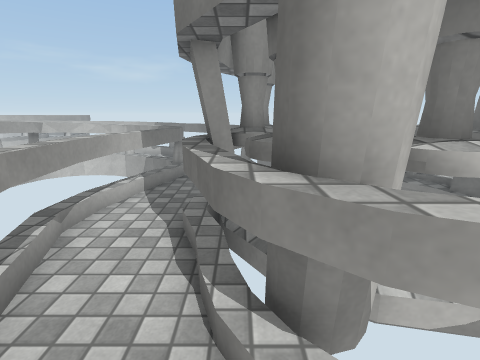
[1] (above)

17 first-person views from a walk through a scene from a Unity 3-D project. The camera is 1.5 m above the floor, tilts 14° down and sees 85° across. The floor is counted in squares, 0.5 m on a side. Each view is taken from the middle of a square. On the plan, view 1 faces up. The plan holds only what a view shows up to about 19 squares ahead; the rest is blank. The place goes on beyond the plan. Surface patterns are stand-ins for the level's own textures.

[2]
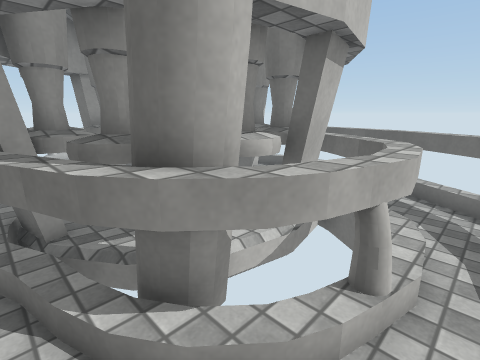

[3]
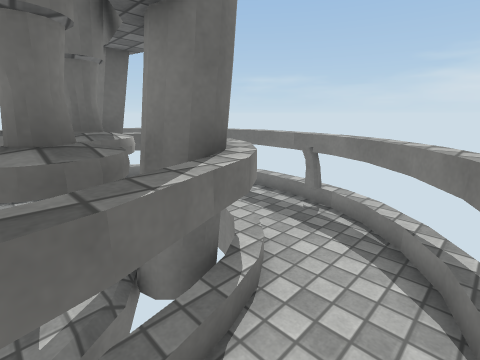

[4]
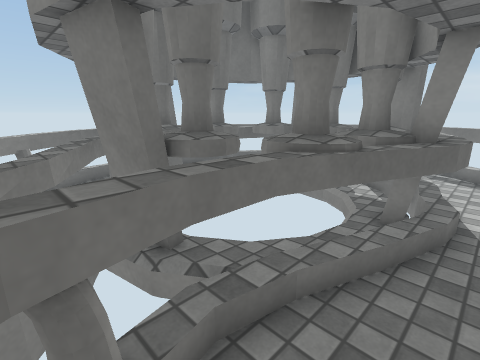

[5]
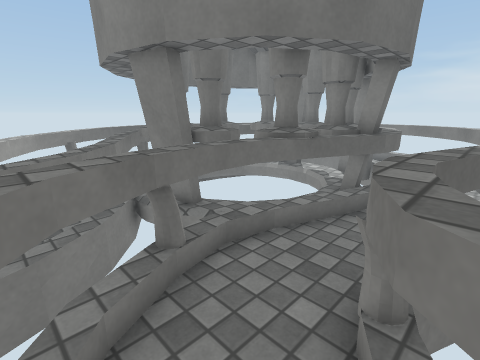

[6]
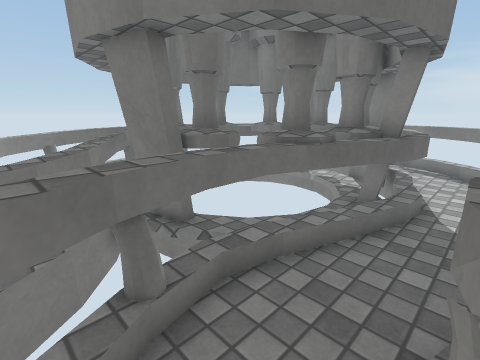

[7]
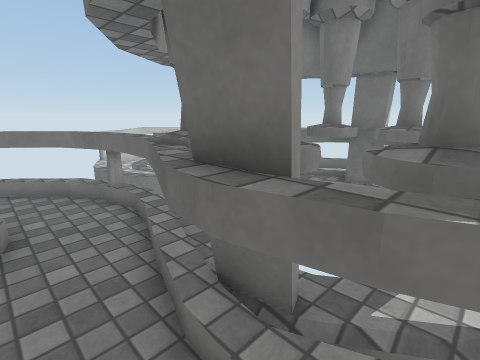

[8]
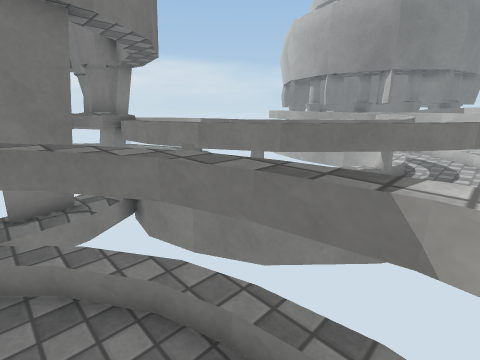

[9]
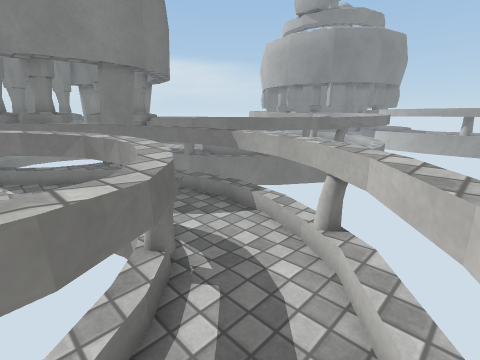

[10]
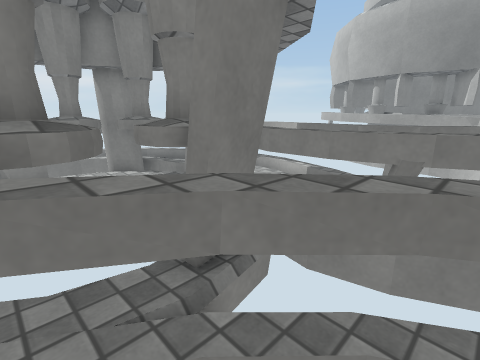

[11]
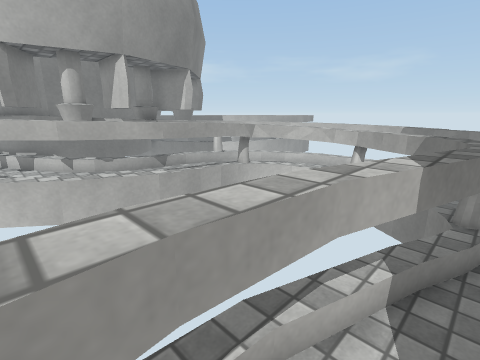

[12]
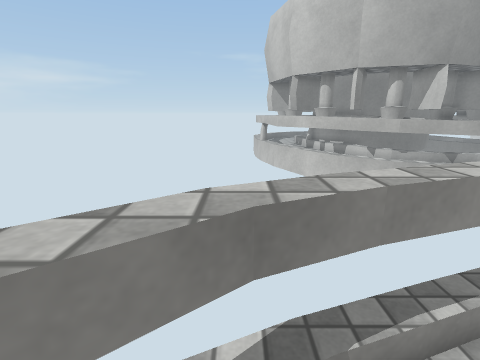

[13]
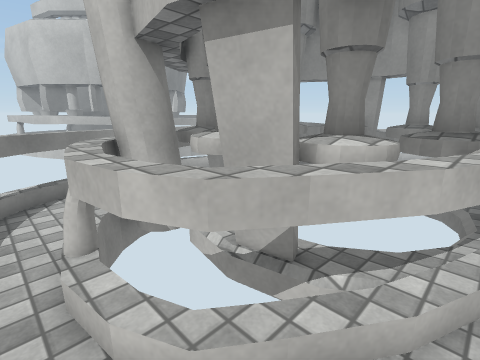

[14]
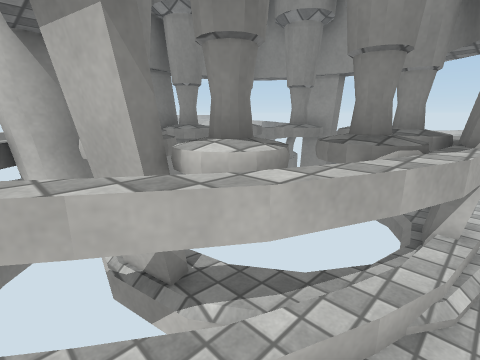

[15]
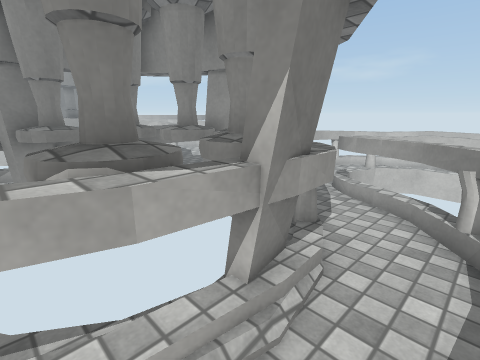

[16]
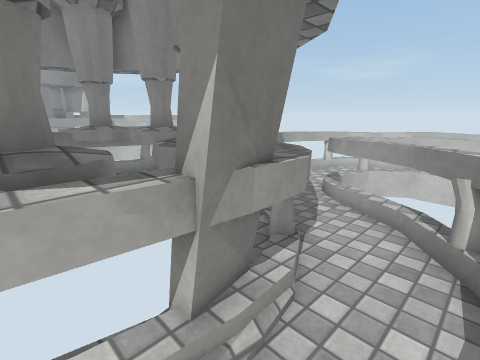

[17]
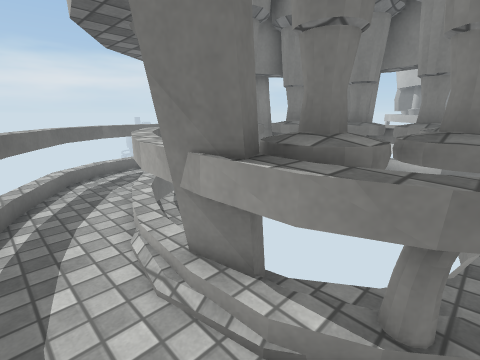

### Floor plan
Key: @ floor where view 1 was taken; # wall or solid block; x gap in a wall; . main floor; : floor 0.25 m higher than the main floor; - floor 0.25 m lower than the main floor; = window, fence, low wall or low ledge; ^ raised ledge.
Columns run from 15 left of view 1 to 12 right of it. Each row starts with its distance up from view 1.
 27                      ####=
 26                    ### -
 25                   ##--
 24                  ##---##^^
 23                  ##--#####
 22                   --###
 21                  ^--##
 20    #######x#    ##--#
 19   ##....   ###  ##--##
 18  ##.....   .###   -  ##
 17  #...#  ##...### ##--###
 16 x:..##  ###...## ##----###
 15 #  ##     ###..#####--..##
 14 #  ##      ##..##  ###...##
 13 #  #         ..^^#  ###...##
 12 #  #       ##..###   ###...
 11 ## #       ##..##     ###..^
 10 ## #        ..##       ##..#
  9 #         ##..##        #..
  8 # ##      ^^..#        ##..
  7 ###       ^^..#        ##..
  6           ^^..#        #...
  5           #^..##      ##..##
  4             ..###    ###..#
  3            ##..##    ##...
  2            ##..#### ##...##
  1              ....## ##..##
  0             ##.@........#
 -1              ###......###
 -2               ## #^## #
 -3                   ^#

Where each view was taken, in squares from view 1:
view 1: 0 up, 0 right, facing up
view 2: 0 up, 1 left, facing up-right
view 3: 6 up, 3 left, facing down-right
view 4: 15 up, 2 left, facing down-right
view 5: 17 up, 4 left, facing down-right
view 6: 16 up, 3 left, facing down-right
view 7: 5 up, 3 left, facing up-right
view 8: 20 up, 4 right, facing down-left
view 9: 26 up, 8 right, facing down-left
view 10: 16 up, 6 right, facing down-left
view 11: 6 up, 3 left, facing up-left
view 12: 1 up, 1 left, facing left
view 13: 0 up, 8 right, facing up-left
view 14: 2 up, 9 right, facing up-left
view 15: 6 up, 11 right, facing up-left
view 16: 7 up, 11 right, facing up-left
view 17: 12 up, 11 right, facing down-left
